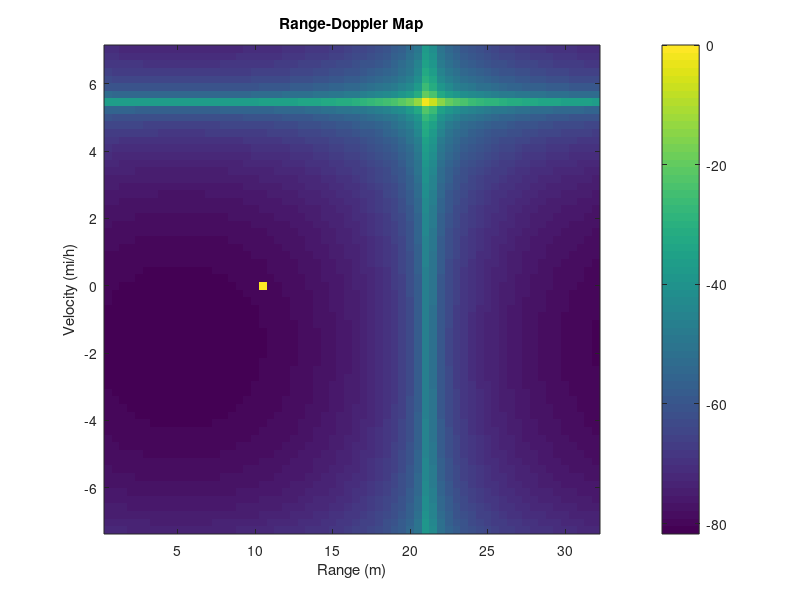

Write MATLAB code to recreate this figure.
clear;
clc;

%% === 파라미터 설정 ===
c = 3e8;                      % 빛의 속도 (m/s)
f_c = 77e9;                   % 중심 주파수 (77GHz)
B = 300e6;                    % 대역폭 (300MHz)
T_chirp = 300e-6;             % chirp 기간 (300us)
K = B / T_chirp;              % chirp rate (Hz/s)
N = 64;                       % fast time 샘플 수
P = 64;                       % slow time (chirp 수)
fs = N / (T_chirp);           % 샘플링 주파수 계산
lambda=c/f_c;                 % 파장
prf=1/T_chirp;
Ts=1/fs;

%% === 타겟 설정 ===
% [거리(m), 속도(mi/h)]
targets = [
    20,  20;     % 타겟1: 20m, 20 mi/h
    10,  0       % 타겟2: 10m, 정지
];

num_targets = size(targets,1);  % 타겟 개수
vel= targets(:,2)/2.237;      %mi/h -> m/s

f_d = 2 * vel / lambda;  % 도플러 주파수

% disp(vel)

%% === 시간 인덱스 생성 ===
n = 1:N; p = 1:P;
[n_mat, p_mat] = meshgrid(n, p);

% disp(n_mat)
% disp(p_mat)

%% === 수신 신호 생성 ===
rx = zeros(N, P);   % 수신 신호 초기화

for k = 1:num_targets
    R = targets(k, 1);        % 거리
    v = vel(k, 1);            % 속도
    f_dd = f_d(k,1);          % 도플러 주파수

    % 위상 구성
    phi = 2 * pi * ( ...
        2 * f_c * R / c + ...
        f_dd * (p_mat-1) * T_chirp + ...
        n_mat * Ts * (2 * K * R / c + f_dd));

    rx = rx + exp(1j * phi);   % 타겟별 신호 합산
end

% disp(rx)
%% === 2D FFT ===
rdm = abs(fftshift(fft2(rx, N, P),1));  
rdm = 20 * log10(rdm / max(rdm(:)));  % dB 스케일(max 값으로 나눠줌)

%% === 거리 및 속도 축 생성 ===
f1=(1/N)*fs;  % frequency resolution for n
f2=(1/P)*prf; % frequency resolution for p

range_res=f1*c/(2*K);
range_axis=n*range_res;

vel_res=f2*lambda/2*2.237;   % 한칸당 velocity의 값 m/s
vel_axis=vel_res*(-P/2:P/2-1);

%% === 시각화 ===
figure(1);
imagesc(range_axis, vel_axis, rdm);  
% imagesc(rdm)
xlabel('Range (m)');
ylabel('Velocity (mi/h)');
title('Range-Doppler Map');
axis xy;
colorbar;

vmax=lambda*prf/4*2.237;
rmax=c*T_chirp/2;
